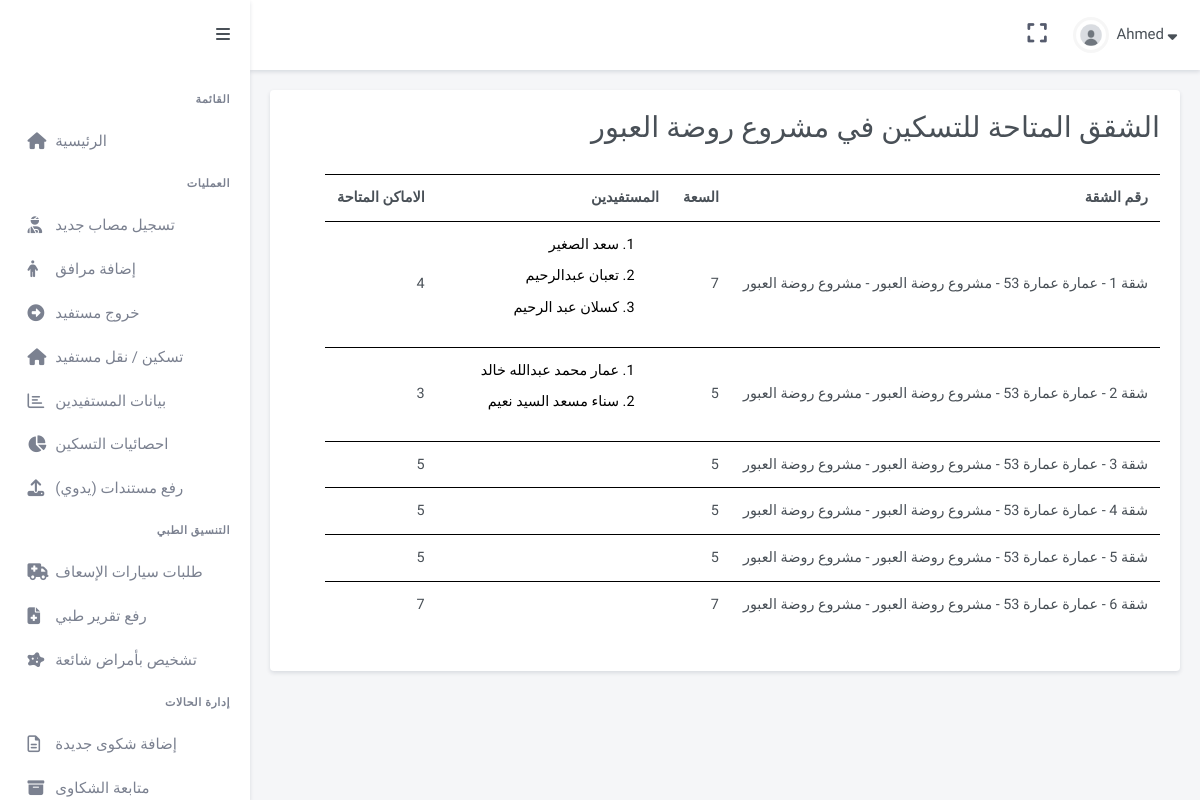
The page /operations/freespots/5/ (signed in) on the database as committed earlier.
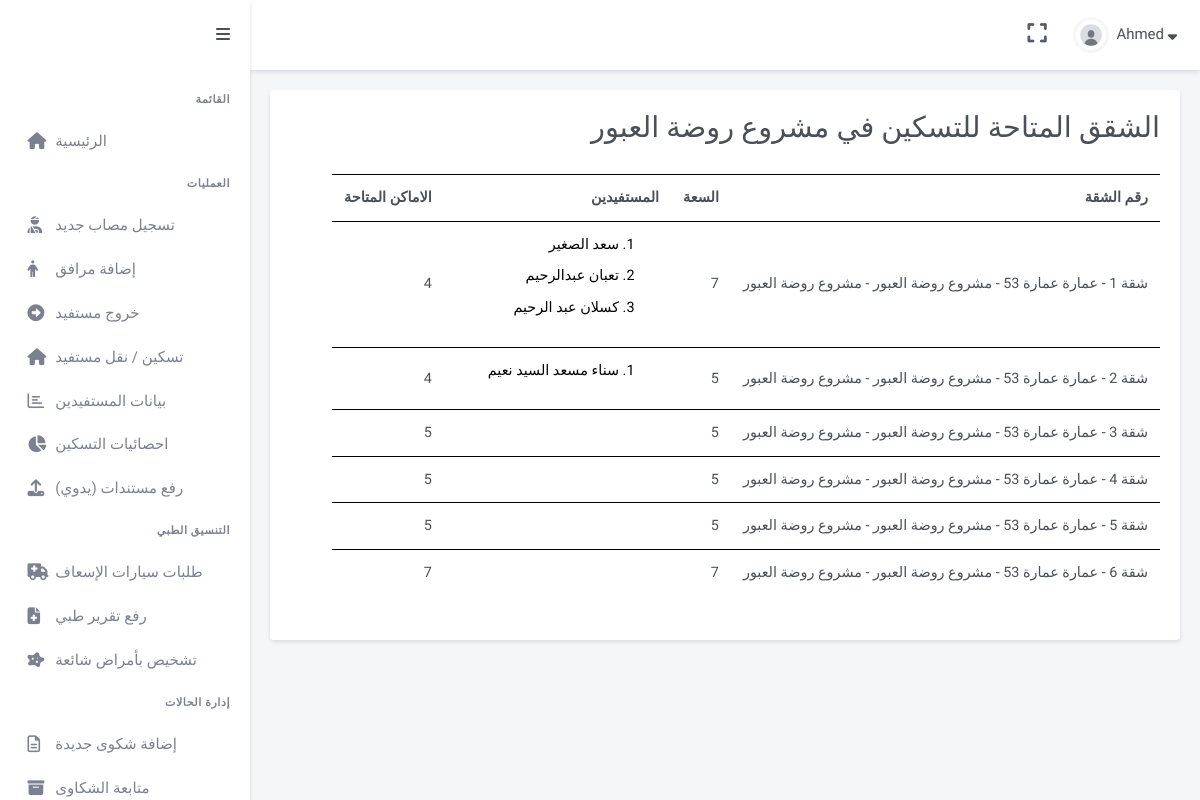
The same page on the database as committed later.
### GazaResponse/models.py (models this page shows, shortened)
class Person(models.Model):
    name = models.CharField(max_length = 64)
    profile_pic = models.ImageField(upload_to="ProfilePics", blank = True)
    birthday = models.DateField(null=True, blank=True)
    theType = models.CharField(max_length = 64)
    gender = models.CharField(max_length = 64, default = 'ذكر')
    idNumber = models.CharField(max_length = 64, blank=True)
    code = models.CharField(max_length = 64, blank=True)
    status = models.CharField(max_length = 64, blank=True)
    phoneNumber = models.CharField(max_length = 64, blank=True)
    isDisabled  = models.BooleanField(default = False)
    hasCancer = models.BooleanField(default = False)
    personGroup = models.ForeignKey(Group, on_delete=models.CASCADE, related_name="relatives")
    pHospital = models.ForeignKey(Hospital, on_delete = models.CASCADE)
    diagnosis = models.TextField(blank = True)
    accommodation  = models.ForeignKey(Apartment, on_delete = models.CASCADE, related_name="residents")
    scannedDocs = models.FileField(upload_to="IDs", blank=True)
    entryDate =  models.DateField(null=True, blank=True)
    hostingStartDate = models.DateField(null=True, blank=True)

class Apartment(models.Model):
    apartmentNum = models.IntegerField()
    whichBuilding = models.ForeignKey(Building, on_delete = models.CASCADE, related_name="apartments")
    apartmentCapacity = models.IntegerField()
    apartmentAccessibility = models.BooleanField()
    code = models.CharField(max_length = 64, blank=True)
    def __str__(self):
        return f'{"شقة"} {self.apartmentNum} - {self.whichBuilding} - {self.whichBuilding.bshelter}'

class Building(models.Model):
    name = models.CharField(max_length = 64)
    address = models.TextField(max_length = 150 , blank = True)
    numOfFloors = models.IntegerField()
    accessibility = models.BooleanField()
    bshelter = models.ForeignKey(Shelter, on_delete = models.CASCADE, related_name = "Buildings")
    bGovernorate = models.ForeignKey(Governorate, on_delete = models.CASCADE)
    def __str__(self):
        return f'{"عمارة"} {self.name} - {self.bshelter}'

class Shelter(models.Model):
    shelterName = models.CharField(max_length = 64)
    bGovernorate = models.ForeignKey(Governorate, on_delete = models.CASCADE, null = True)
    isWorking  = models.BooleanField(default = True)
    def __str__(self):
        return f'{self.shelterName}'

### operations/views.py (the view)
# urls.py: path("freespots/<int:shelter_id>/", views.availableApartments, name="freespots"),
@login_required
def availableApartments(request, shelter_id):
    shelter = get_object_or_404(Shelter, id=shelter_id)
    buildings = shelter.Buildings.all()  # Get all buildings related to the shelter
    apartment_data = []
    for building in buildings:
        apartments_with_available_spots = building.apartments.annotate(
        num_residents_with_status=Count('residents', filter=models.Q(residents__status='داخل السكن'))
        ).filter(num_residents_with_status__lt=models.F('apartmentCapacity'))
        for apartment in   apartments_with_available_spots:
            residents = apartment.residents.filter(status="داخل السكن")  # Get all residents in the apartment
            resident_names = [{'name': resident.name, 'id': resident.id} for resident in residents]
            available_spots = apartment.apartmentCapacity - len(residents)
            apartment_data.append({
                'apartment_name': apartment,
                'capacity': apartment.apartmentCapacity,
                'residents': resident_names,
                'available_spots': available_spots
            })
    context = {
        'shelter_name': shelter.shelterName,
        'apartment_data': apartment_data
    }
    return render(request, 'operations/apartments_with_available_spots.html', context)

### operations/templates/operations/apartments_with_available_spots.html (shortened to what this page needs)
{% extends "gaza/layout.html" %}
{% load static %}
{% block body %}
<div dir="rtl" class="main-content">
    <div class="page-content">
     <div class="container-fluid">
      <div class="row">
       <div class="col-lg-12">
        <div class="card">
         <div class="card-body">
            <h2>الشقق المتاحة للتسكين في {{shelter_name }}</h2> <br>
          <div class="table-responsive mb-4">
           <table id="theCustomersTable" class="table table-centered table-nowrap mb-0 table_border_color">
            <thead>
             <tr>
              <th scope="col">
               رقم الشقة
              </th>
              <th scope="col">
                السعة
               </th>
              <th scope="col">
               المستفيدين
              </th>
              <th scope="col">
               الاماكن المتاحة
              </th>
             </tr>
            </thead>
            <tbody>
            {% for apartment  in apartment_data  %}
             <tr>
              <td>
                {{apartment.apartment_name}}
              </td>
              <td>
                {{apartment.capacity}}
              </td>
              <td>
                <ol>
                    {% for resident in apartment.residents %}
                    <a href="{% url 'operations:profile' person_id=resident.id %}"><li class="Operations_residentNames">{{ resident.name }}</li></a>
                    {% endfor %}
                </ol>
              </td>
              <td>
                {{apartment.available_spots}}
              </td>
             </tr>
             {% endfor %}
            </tbody>
           </table>
          </div>
         </div>
        </div>
       </div>
      </div>
     </div>
    </div>
   </div>
{% endblock %}

Rows that differ between the two databases and show on the page:
no longer on this page (row edited): Person: name "عمار محمد عبدالله خالد"
computed for Apartment "شقة 2 - عمارة عمارة 53 - مشروع روضة العبور - مشروع روضة العبور": available_spots "3" → "4"
